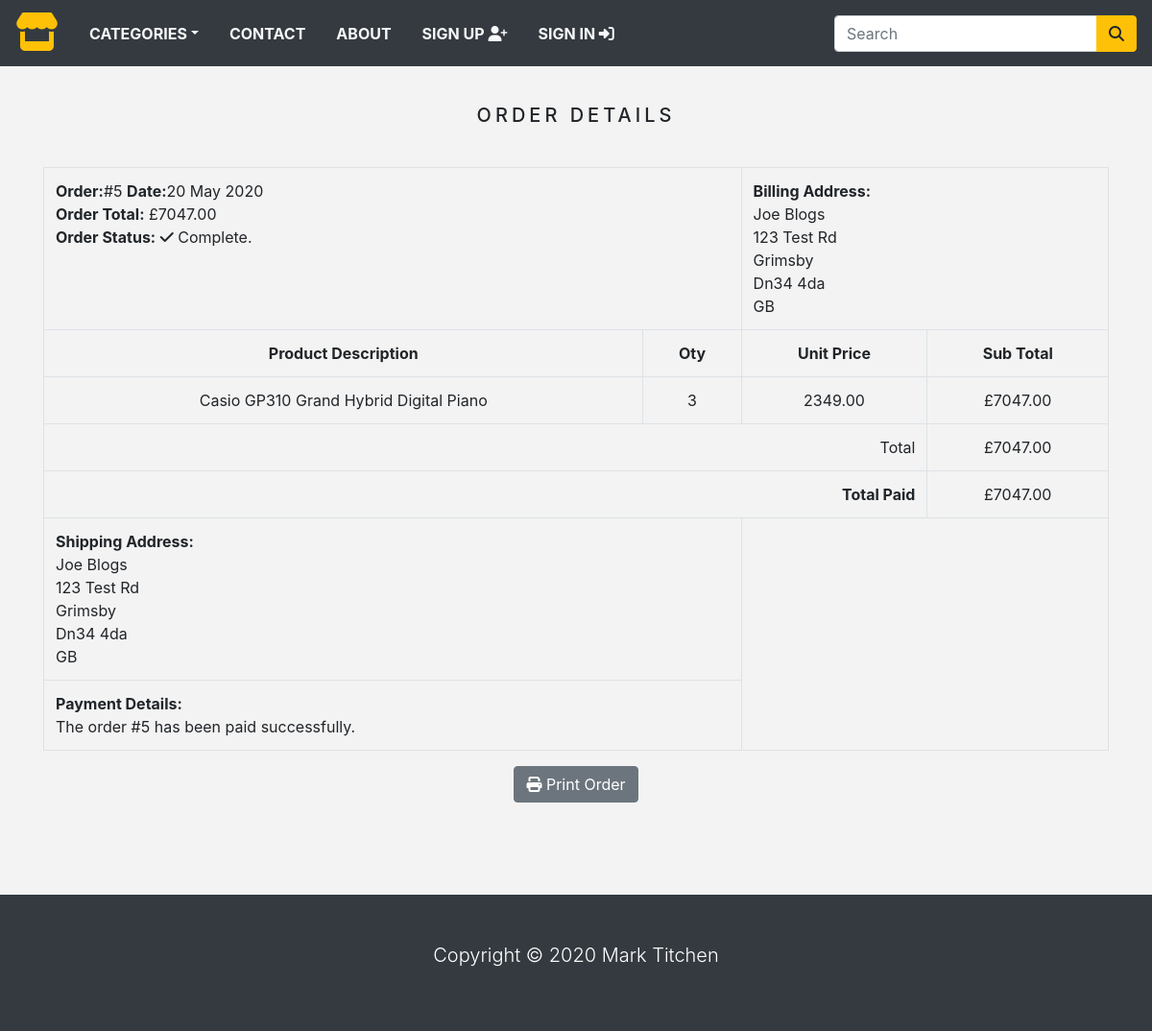
/order/5 (signed in), run on the app's committed database.
### store/models.py (models this page shows, shortened)
class Order(models.Model):
    token = models.CharField(max_length=250, blank=True)
    total = models.DecimalField(max_digits=10, decimal_places=2, verbose_name='GBP Order Total')
    emailAddress = models.CharField(max_length=250, blank=True, verbose_name='Email Address')
    created = models.DateTimeField(auto_now_add=True)
    billingName = models.CharField(max_length=250, blank=True)
    billingAddress1 = models.CharField(max_length=250, blank=True)
    billingCity = models.CharField(max_length=250, blank=True)
    billingPostcode = models.CharField(max_length=250, blank=True)
    billingCountry = models.CharField(max_length=250, blank=True)
    shippingName = models.CharField(max_length=250, blank=True)
    shippingAddress1 = models.CharField(max_length=250, blank=True)
    shippingCity = models.CharField(max_length=250, blank=True)
    shippingPostcode = models.CharField(max_length=250, blank=True)
    shippingCountry = models.CharField(max_length=250, blank=True)
    class Meta:
        db_table = 'Order'
        ordering = ['-created']

class OrderItem(models.Model):
    product = models.CharField(max_length=250)
    quantity = models.IntegerField()
    price = models.DecimalField(max_digits=10, decimal_places=2, verbose_name='GBP Price')
    order = models.ForeignKey(Order, on_delete=models.CASCADE)
    class Meta:
        db_table = 'OrderItem'
    def sub_total(self):
        return self.quantity * self.price

### store/views.py (the view)
# urls.py: path('order/<int:order_id>', views.viewOrder, name='order_detail'),
@login_required(redirect_field_name='next', login_url='signin')
def viewOrder(request, order_id):
    if request.user.is_authenticated:
        email = str(request.user.email)
        order = Order.objects.get(id=order_id, emailAddress=email)
        order_items = OrderItem.objects.filter(order=order)
    return render(request, 'order-detail.html', {'order': order, 'order_items': order_items})

### store/context_processors.py (called while the page is built)
def counter(request):
    item_count = 0
    if 'admin' in request.path:
        return {}
    else:
        try:
            cart = Cart.objects.filter(cart_id=_cart_id(request))
            cart_items = CartItem.objects.all().filter(cart=cart[:1])
            for cart_item in cart_items:
                item_count += cart_item.quantity
        except Cart.DoesNotExist:
            item_count = 0
    return dict(item_count = item_count)

def menu_links(request):
    links = Category.objects.all()
    return dict(links=links)

### store/models.py (called while the page is built)
    def get_url(self):
        return reverse('products_by_category', args=[self.slug])

### store/views.py (called while the page is built)
def _cart_id(request):
    cart = request.session.session_key
    if not cart:
        cart = request.session.create()
    return cart

### store/templates/order-detail.html (shortened to what this page needs)
{% extends 'base.html' %}
{% load static %}
{% block content %}
<div class="container">
    <div class="text-center">
        <br>
        <h1 class="text-center product_title">
            Order Details
        </h1>
        <br>
        <table class="table table-bordered">
            <tr>
                <td class="text-left" colspan="2">
                    <b>Order:</b>#{{ order.id }}
                    <b>Date:</b>{{ order.created|date:"d M Y" }} <br>
                    <b>Order Total:</b> £{{ order.total }} <br>
                    <b>Order Status:</b> <i class="fas fa-check"></i> Complete.
                </td>
                <td class="text-left" colspan="2">
                    <b>Billing Address:</b><br>
                    {{ order.billingName }}<br>
                    {{ order.billingAddress1 }}<br>
                    {{ order.billingCity }}<br>
                    {{ order.billingPostcode }}<br>
                    {{ order.billingCountry }}<br>
                </td>
            </tr>
            <tr>
                <td><b>Product Description</b></td>
                <td><b>Oty</b></td>
                <td><b>Unit Price</b></td>
                <td><b>Sub Total</b></td>
            </tr>
            {% for item in order_items %}
                <tr>
                    <td>{{ item.product }}</td>
                    <td>{{ item.quantity}}</td>
                    <td>{{ item.price }}</td>
                    <td>£{{ item.sub_total }}</td>
                </tr>
            {% endfor %}
            <tr>
                <td class="text-right" colspan="3">Total</td>
                <td>£{{ order.total }}</td>
            </tr>
            <tr>
                <td class="text-right" colspan="3">
                    <b>Total Paid</b>
                </td>
                <td>
                    £{{ order.total }}
                </td>
            </tr>
            <tr>
                <td class="text-left" colspan="2">
                    <b>Shipping Address:</b><br>
                    {{ order.shippingName }} <br>
                    {{ order.shippingAddress1 }} <br>
                    {{ order.shippingCity }} <br>
                    {{ order.shippingPostcode }} <br>
                    {{ order.shippingCountry }} <br>
                </td>
            </tr>
            <td class="text-left" colspan="2">
                <b>Payment Details:</b><br>
                The order #{{ order.id }} has been paid successfully.
            </td>
        </table>
        <button class="btn btn-secondary" onclick="window.print();"><i class="fas fa-print"></i>
            Print Order
        </button>
    </div>
</div>
<br>
<br>
{% endblock %}

### ecommerce_project/static/css/base.css (style rules this page uses)
body { background: #f3f3f3; }
.product_title { font-size: 20px; text-transform: uppercase; letter-spacing: .2em; padding-top: 15px; padding-bottom: 10px; }

### data on the page
Order: id "5", created "20 May 2020", total "7047.00", billingName "Joe Blogs", billingAddress1 "123 Test Rd", billingCity "Grimsby", billingPostcode "Dn34 4da", billingCountry "GB", shippingName "Joe Blogs", shippingAddress1 "123 Test Rd", shippingCity "Grimsby", shippingPostcode "Dn34 4da", shippingCountry "GB"
OrderItem: product "Casio GP310 Grand Hybrid Digital Piano", quantity "3", price "2349.00", sub_total "7047.00"
